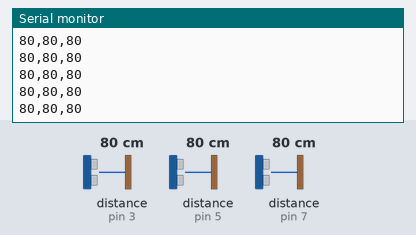
This sketch was run on a simulated Arduino Uno, built with avr-gcc and run on an emulated ATmega328P. On the bench: the last lines printed to the serial monitor. The test bench sets the inputs (shaded band); at power-on: distance to the obstacle (sensors on pin 3, pin 5, pin 7) 80 cm. The echo pulse lasts 58.3 µs per cm.

Above: at 1.2 s.
1.3 s: distance to the obstacle (sensor on pin 3) set to 2 cm
At 2.0 s:
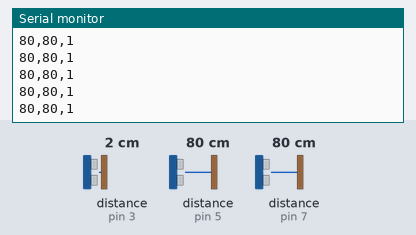
2.8 s: distance to the obstacle (sensor on pin 5) set to 35 cm
At 3.8 s:
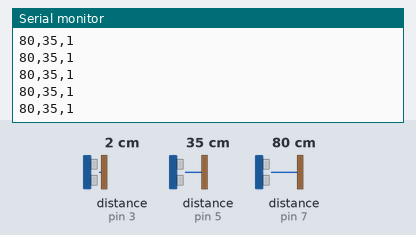
5.8 s: distance to the obstacle (sensor on pin 5) set to 18 cm
At 6.4 s:
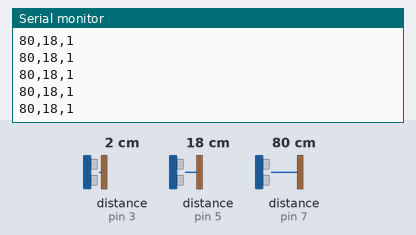
8.8 s: distance to the obstacle (sensor on pin 7) set to 2 cm
At 9.4 s:
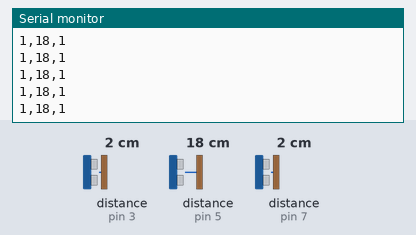
10.3 s: distance to the obstacle (sensor on pin 3) set to 4 cm
At 11.0 s:
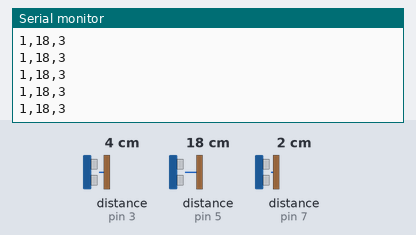
11.8 s: distance to the obstacle (sensor on pin 7) set to 4 cm
At 12.9 s:
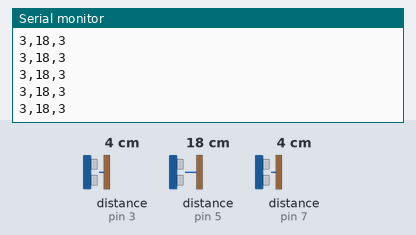
Timing chart, 0 to 14.3 s (numbered marks = the images above; inputs shaded):
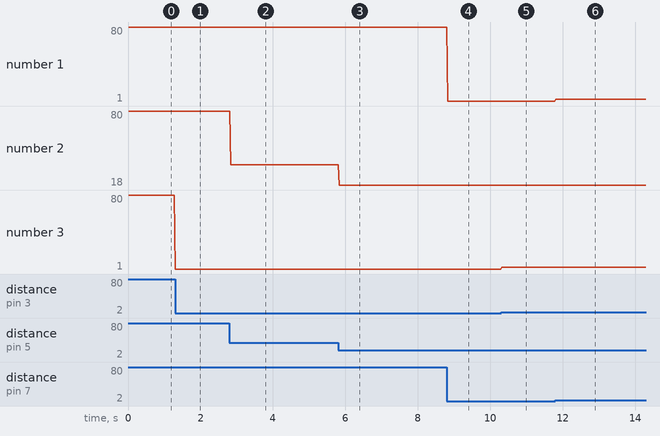

Measured:
- after the input at 1.3 s, the serial monitor: prints a new line at once (image 1)
- after the input at 2.8 s, the serial monitor: prints a new line at once (image 2)
- after the input at 5.8 s, the serial monitor: prints a new line at once (image 3)
- after the input at 8.8 s, the serial monitor: prints a new line at once (image 4)
- after the input at 10.3 s, the serial monitor: prints a new line at once (image 5)
- after the input at 11.8 s, the serial monitor: prints a new line at once (image 6)
- plotted number 2: 80 → 35 after the input at 2.8 s, 35 → 18 after the input at 5.8 s
- plotted number 3: 80 → 1 after the input at 1.3 s, 1 → 3 after the input at 10.3 s

The sketch:

distance.ino
```cpp
#define SONAR_NUM 3      // Number of sensors.
int pingDistances[SONAR_NUM];

void setup() {
  Serial.begin(19200); // Open serial monitor at 19200 baud to see ping results.
  pinMode(2, OUTPUT);
  pinMode(4, OUTPUT);
  pinMode(6, OUTPUT);

  pinMode(3, INPUT);
  pinMode(5, INPUT);
  pinMode(7, INPUT);
}

void loop() {
  long start_time = millis();
  pingDistances[0] = getDistance(6,7);
  pingDistances[1] = getDistance(4,5);
  pingDistances[2] = getDistance(2,3);
  //for (uint8_t i = 0; i < SONAR_NUM; i++) { // Loop through each sensor and display results.
    //delay(50); // Wait 50ms between pings (about 20 pings/sec). 29ms should be the shortest delay between pings.
    //pingDistances[i] = sonar[i].convert_cm(sonar[i].ping_median(1,MAX_DISTANCE));
  //}
  Serial.print(pingDistances[0]);
  Serial.print(",");
  Serial.print(pingDistances[1]);
  Serial.print(",");
  Serial.println(pingDistances[2]);
  delay(30-millis()+start_time);
}

int getDistance(int trigPin, int echoPin) // returns the distance (cm)
{
long duration, distance;


digitalWrite(trigPin, LOW);
delayMicroseconds(10);
digitalWrite(trigPin, HIGH); // We send a 10us pulse
delayMicroseconds(120);
digitalWrite(trigPin, LOW);

duration = pulseIn(echoPin, HIGH, 20000); // We wait for the echo to come back, with a timeout of 20ms, which corresponds approximately to 3m

// pulseIn will only return 0 if it timed out. (or if echoPin was already to 1, but it should not happen)
if(duration == 0) // If we timed out
{
pinMode(echoPin, OUTPUT); // Then we set echo pin to output mode
digitalWrite(echoPin, LOW); // We send a LOW pulse to the echo pin
delayMicroseconds(200);
pinMode(echoPin, INPUT); // And finaly we come back to input mode
}

distance = (duration/2) / 29.1; // We calculate the distance (sound speed in air is aprox. 291m/s), /2 because of the pulse going and coming
return distance; //We return the result. Here you can find a 0 if we timed out
}
```
